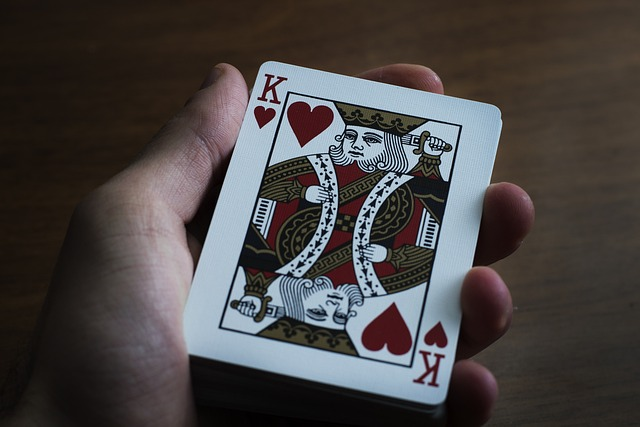
#> input picture marking-edges/resource/king.jpg, 640 x 427 px
$ python warp_image.py
#> lines starting #> are read from the running program, lines starting #| are printed output that depends on the picture; after the words box and inside, x2 and y2 are one past the last pixel; in counts of white or black regions, pixels touching at a corner belong together
import cv2
import numpy as np

"""here we are creating array to save our mouse clicks axis values (x,y)"""
circles = np.zeros((4,2),np.int64)

"""created counter beacuse we want only 4 edges"""
counter = 0

def mousePoints(event,x,y,flags,params):
    global counter
    #created mouse left button down event
    if event == cv2.EVENT_LBUTTONDOWN:
        print(x,y)
        #adding our clicks to aour array circles
        circles[counter] = x,y

        #adding +1 on clicks
        counter += 1
        print(circles)

#creating image array
img = cv2.imread("resource/king.jpg")
#> img is the input picture: shape (427, 640, 3); mean B, G, R 67.9, 68.6, 72.6

while True:
    if counter == 4:
        width,height = 250,350

        """this is the right way to do warp the image"""
        pts1 = np.float32([circles[0],circles[1],circles[2],circles[3]]) #click image as A,D,B,C(top_left, bottom_left, top_right, bottom_right) to get desired output
        pts2 = np.float32([[0,0],[0,height],[width,0],[width,height]])

        #without this matrix we cannot warp our image
        #this matrix gets two float array and give use 3d array
        matrix = cv2.getPerspectiveTransform(pts1,pts2)
        #warping our selected image
        imgOutput = cv2.warpPerspective(img,matrix,(width,height))
        #showing warped array
        cv2.imshow("window",imgOutput)
        cv2.waitKey(0)
        break

    for x in range(0,4):
        cv2.circle(img,(int(circles[x][0]),int(circles[x][1])),5,(0,0,255),cv2.FILLED)
#> img: shape (427, 640, 3); 0.01% of pixels changed, all inside (x1, y1, x2, y2) = (0, 0, 6, 6)
    img = cv2.resize(img,(500,500))
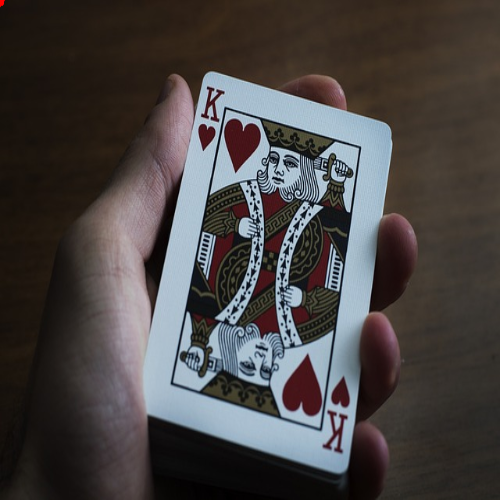
#> img: shape (500, 500, 3); mean B, G, R 67.8, 68.5, 72.5
    cv2.imshow("window",img)
    cv2.setMouseCallback("window",mousePoints)
    cv2.waitKey(1)
